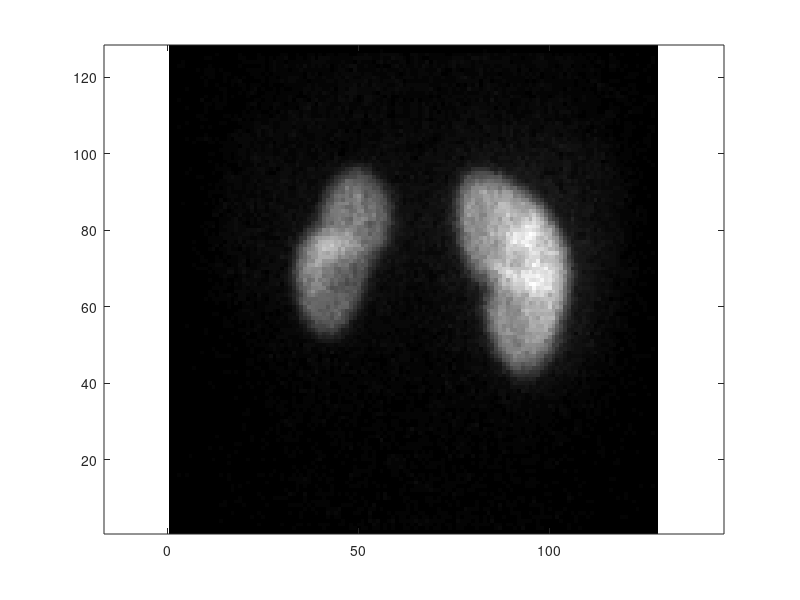

MATLAB code to generate this figure: (Note: this script raises an error after producing the figure.)
%% Code for part 1 of shape model project 
clc
clear
close all

% Load the DMSA images and manual segmentation
load dmsa_images
load man_seg

% Extract x- and y-coordinates
Xmcoord=real(man_seg);
Ymcoord=imag(man_seg);


% Choose patient and look at image
pat_nbr = 10;




figure
imagesc(dmsa_images(:,:,pat_nbr))
colormap(gray)
axis xy
axis equal
hold on
drawshape_comp(man_seg,[1 length(man_seg) 1],'.-r')



tdist = 0;

for i = 1:length(Xmcoord)-1
    tdist = tdist + pdist([Xmcoord(i) Ymcoord(i); Xmcoord(i+1) Ymcoord(i+1)]);
end

tdist = tdist + pdist([Xmcoord(end) Ymcoord(end); Xmcoord(1) Ymcoord(1)]);

spacing = tdist/14;
rem = spacing;
pi = 2;
points = [Xmcoord(1) Ymcoord(1)];
for i = 1:length(Xmcoord)
   
    if i ~= length(Xmcoord)
        p1 = [Xmcoord(i) Ymcoord(i)];
        p2 = [Xmcoord(i+1) Ymcoord(i+1)];
    else     
        p1 = [Xmcoord(i) Ymcoord(i)];
        p2 = [Xmcoord(1) Ymcoord(1)];
    end
    
    cdist = pdist([p1; p2]);
    
    if rem > cdist
        rem = rem-cdist;
    else
        part = rem/cdist;
%         p = polyfit([p1(1) p2(1)], [p1(2) p2(2)], 1);
%         
%         angle = atan(p(1));
%         
%         xp = Xmcoord(i) + rem*cos(angle);
%         yp = polyval(p, xp);
%         
        v = (p2-p1)/norm(p2-p1);
        
        np = p1 + part*v;

        points = [points; np];
       
        rem = spacing - (cdist-rem);
    end
end

drawshape_comp(points,[1 14 1],'.-g')


%% Code for part 2 of shape model project 
clc
clear
close all

% Load the DMSA images
load dmsa_images

% Choose patient and look at image
pat_nbr = 2;

figure
imagesc(dmsa_images(:,:,pat_nbr))
colormap(gray)
axis xy

% Load the manual segmentations
% Columns 1-20: the right kidney of patient 1-20
% Columns 21-40: the mirrored left kidney of patient 1-20
% Each row is a landmark position
load models

% Extract x- and y-coordinates
Xcoord=real(models);
Ycoord=imag(models);

% Mirror the left kidney to get it in the right position in the image
figure
imagesc(dmsa_images(:,:,pat_nbr))
colormap(gray)
axis xy
hold on
drawshape_comp(models(:,pat_nbr),[1 14 1],'.-r')
drawshape_comp((size(dmsa_images,2)+1)-models(:,pat_nbr+20)',[1 14 1],'.-r')
axis equal

%%

im1 = dmsa_images(:,:,1);
im2 = dmsa_images(:,:,pat_nbr);

match_coords_y = [Xcoord(:,1) Ycoord(:,1)]';
match_coords_x = [Xcoord(:,pat_nbr) Ycoord(:,pat_nbr)]';

R = [];
t = [];
s = 1;

th = 4;
best_ins = [];
best_ins_idx = [];

best_error = 100000000000;


for i = 1:10000
    sel = randi(size(match_coords_x,2), [1 2]);
    
    mcy = match_coords_y(:,sel);
    mcx = match_coords_x(:,sel);
    ins = [mcy; mcx];
    ins_idx = sel;
    
    [Rs, ts, ss] = computeTransformations(mcx, mcy, 1);
    
    for j = 1:size(match_coords_y, 2)
        if isempty(find(ismember(sel, j) == 1)) && (norm(match_coords_y(:,j) - ts - ss*Rs*match_coords_x(:,j))^2 < th)
            ins = [ins [match_coords_y(:,j); match_coords_x(:,j)]];
            ins_idx = [ins_idx j];
        end
    end
    
    
    if size(ins,2) > size(best_ins_idx, 2)
        mcyi = ins(1:2,:);
        mcxi = ins(3:4,:);
        R = Rs;
        t = ts;
        s = ss;
        best_ins = ins;
        best_ins_idx = ins_idx;
    end
end

%%
T = [s*R, t; 0, 0, 1];

tform = affine2d(T');

im3 = imwarp(im2, tform, 'OutputView', imref2d(size(im1)));
figure; clf;
imagesc(imfuse(im1, im3, 'blend'));

%%
l1 = [real(models(:,1)) imag(models(:,1))]';
l2 = [real(models(:,pat_nbr)) imag(models(:,pat_nbr))]';

[R,t,s] = computeTransformations(l1, l2, 1);

% l2p = s*R*l2 + t;

% plot(l1(1,:), l1(2,:));
% hold on;
% plot(l2p(1,:), l2p(2,:));

l1c = l1(1,:) + sqrt(-1)*l1(2,:);
% l2c = l2p(1,:) + sqrt(-1)*l2p(2,:);
l2c = transformPoints(models(:,pat_nbr), R, t, s)

figure
imagesc(dmsa_images(:,:,1))
colormap(gray)
axis xy
hold on
drawshape_comp(models(:,1),[1 14 1],'.-r')
drawshape_comp(models(:,pat_nbr),[1 14 1],'.-g')
axis equal

figure
imagesc(dmsa_images(:,:,1))
colormap(gray)
axis xy
hold on
drawshape_comp(l1c,[1 14 1],'.-r')
drawshape_comp(l2c',[1 14 1],'.-g')
axis equal

%%
shape = models(:,1);
[R,t,s] = computeTransformations(shape, models(:,2));

transformPoints(models(:,2), R, t, s)

%%
first_shape = models(:,1);
figure
imagesc(dmsa_images(:,:,1))
colormap(gray)
axis xy
hold on
drawshape_comp(models(:,1),[1 14 1],'.-r')
means = zeros(14, 40);
shape = first_shape;
conv_iters = 0;

for j = 1:100
    means(:,1) = shape;
    for i = 2:size(models, 2)
        [R,t,s] = computeTransformations(shape, models(:,i));

        means(:,i) = transformPoints(models(:,i), R, t, s);
    end
    
    meanshape = mean(means, 2);
    
    [R,t,s] = computeTransformations(first_shape, meanshape);
    
    new_shape = transformPoints(meanshape, R, t, s);
    
    err = norm(new_shape-shape);
    
    shape = new_shape;
    
    if err < 1e-4
        conv_iters = conv_iters + 1;
        if conv_iters > 2
            break
        end
    else
        conv_iters = 0;
    end
end

%%

%means = mean(means, 2);
figure
imagesc(dmsa_images(:,:,1))
colormap(gray)
axis xy
hold on

for i = 1:39
    [R,t,s] = computeTransformations(shape, models(:,i+1));

    points = transformPoints(models(:,i+1), R, t, s);
    drawshape_comp(points,[1 14 1],'.-r')
end
drawshape_comp(shape,[1 14 1],'.-g')
axis equal

%%
meanshape = shape;

aligned_models = zeros(14,40);

for i = 1:40
   [R,t,s] = computeTransformations(models(:,1), models(:,i));
   aligned_models(:,i) = transformPoints(models(:,i), R, t, s);
end

diffs = aligned_models-meanshape;

S = zeros(2*14);

diffs = [real(diffs); imag(diffs)]; % (x1 x2... y1 y2)

for i = 1:size(diffs, 1)
    S = S + diffs(:,i)*diffs(:,i)';
end

S = S/40;

%% eigens
[P,D] = eig(S);

lam = flip(diag(D));
P = flip(P, 2);

Pc = complex(P(1:end/2,:), P(1+end/2:end,:));
figure
imagesc(dmsa_images(:,:,1))
colormap(gray)
axis xy
hold on
drawshape_comp(meanshape,[1 14 1],'.-g')

drawshape_comp(meanshape + Pc(:,1)*2*sqrt(lam(1)), [1 14 1], '.-r')

%%
plot(lam, 'o')

%%
E_tot = sum(lam);
E = 0;
thresh = 0.95;
num_eigens = -1;
for i = 1:length(lam)
    E = E + lam(i);
    if E/E_tot >= thresh
        num_eigens = i;
        break
    end
end

Pb = P(:,1:num_eigens);
lamb = lam(1:num_eigens);

%%

figure

for j = 1:6
    subplot(3, 2, j)
    %imagesc(dmsa_images(:,:,1))
    colormap(gray)
    axis xy
    hold on
    drawshape_comp(shape,[1 14 1],'.-g')
    
    k(1) = 2*sqrt(lam(j));
    k(2) = -2*sqrt(lam(j));
    k(3) = sqrt(lam(j));
    k(4) = -sqrt(lam(j));
    k(5) = 0;
    for i = 1:5
        drawshape_comp(shape + Pc(:,j)*k(i), [1 14 1], '.-r')
    end
end

%%

for i = 1:3
    pat_nbr = i
    figure
    imagesc(dmsa_images(:,:,i))
    Xmean = meanshape;
    colormap(gray)
    axis xy
    hold on
    
    Ps = complex(P(1:end/2,1:num_eigens),P(1+end/2:end,1:num_eigens));
    X = models(:,pat_nbr);
    b = Ps.'*(X-Xmean);
    Xp = Xmean + Ps*b;
    [R,t,s] = computeTransformations(Xmean, Xp);
    points = transformPoints(Xp, R, t, s);
    
    drawshape_comp(X,[1 14 1],'.-g')
    drawshape_comp(points, [1 14 1], '.-r')
end

%% segmentation

im = dmsa_images(:,:,end-1);
imagesc(im)
colormap(gray)

imt = im > 40;
bw = bwlabel(imt);

im1 = bw == 2;

meanim = poly2mask(real(meanshape),imag(meanshape),128,128);
meanshapexy = [real(meanshape), imag(meanshape)];

props = regionprops(im1, 'Centroid', 'Orientation', 'Area');
meanprops = regionprops(meanim, 'Orientation', 'Area');

Rs = props.Orientation;
Ss = props.Area;

Rs_mean = meanprops.Orientation;
Ss_mean = meanprops.Area;

Rsdiff = abs(Rs-Rs_mean);
Ssdiff = Ss/Ss_mean;

R = [cosd(Rsdiff) -sind(Rsdiff); sind(Rsdiff) cosd(Rsdiff)];
trans_mean = Ssdiff*R*meanshapexy';

meanprops = regionprops(meanim, 'Centroid');
ts = props.Centroid;
ts_mean = mean(trans_mean, 2);

tsdiff = ts'-ts_mean;
trans_mean = trans_mean + tsdiff;

trans_mean = trans_mean';

%%
bounds = bwboundaries(im1);

points = fliplr(bounds{1});

best_points = [];

for i = 1:size(trans_mean,1)
    tpoint = trans_mean(i,:);
    le = 10000000;
    bp = [];
    for j = 1:size(points,1)
        cpoint = points(j,:);
        err = norm(cpoint-tpoint);
        
        if err < le
            bp = cpoint;
            le = err;
        end
    end
    
    best_points = [best_points; bp];
end

kid_points = best_points;
figure
imshow(im1)
hold on;
drawshape_comp(kid_points, [1 14 1],'.-b')
drawshape_comp(trans_mean, [1 14 1],'.-r')

[Rs, ts, ss] = computeTransformations(best_points, meanshapexy);
new_trans_mean = transformPoints(meanshapexy, Rs, ts, ss);

figure
imshow(im1)
hold on;
drawshape_comp(kid_points, [1 14 1],'.-b')
drawshape_comp(new_trans_mean, [1 14 1],'.-r')
trans_mean = [real(new_trans_mean) imag(new_trans_mean)];
%% alignment
new_trans_meanxy = [real(new_trans_mean) imag(new_trans_mean)];
bt = Pb'*(kid_points(:) - new_trans_meanxy(:));

prot = Pb*bt;

Pb_points = new_trans_meanxy + [prot(1:end/2) prot(1+end/2:end)];

[R,t,s] = computeTransformations(kid_points, Pb_points);

Pb_points_t = transformPoints(Pb_points, R, t, s);
Pbpxy = [real(Pb_points_t) imag(Pb_points_t)];

Pb_x = (R'*(Pbpxy' - tsdiff)/Ssdiff)';
t = 0.001;
ms_stacked = meanshapexy(:);
Pb_stacked = Pb_x(:);
for i = 1:100
    dX = ms_stacked - Pb_stacked;
    db = Pb'*dX(:);
    newb = bt+db;
    Pb_stacked = ms_stacked + Pb*(bt+db);
    
    if db < t
        break
    end
    bt = newb;
end

Pb_final = [Pb_stacked(1:end/2) Pb_stacked(1+end/2:end)];

[R,t,s] = computeTransformations(kid_points, Pb_final);

Pb_final_t = transformPoints(Pb_final, R, t, s);

%%
imagesc(im)
hold on;
colormap(gray)
%drawshape_comp(Pb_x, [1 14 1],'.-b')
drawshape_comp(Pb_final_t, [1 14 1],'.-g')
%drawshape_comp(meanshape,[1 14 1],'.-b')

%%
figure
%subplot(2, 1, 1)
imagesc(im1)

drawshape_comp(trans_mean,[1 14 1],'.-g')
drawshape_comp(kid_points,[1 14 1],'.-r')
drawshape_comp(Pb_points,[1 14 1],'.-b')
drawshape_comp(Pb_points_t, [1 14 1],'.-m')
%plot(points(:,1), points(:,2))
% for i = 1:size(trans_mean, 1)
%     line([trans_mean(:,1) best_points(:,1)], [trans_mean(:,2) best_points(:,2)])
% end

% subplot(2, 1, 2)
% imagesc(meanim)
% hold on;
% colormap(gray)
% plot(ts_mean(1), ts_mean(2), 'r+');